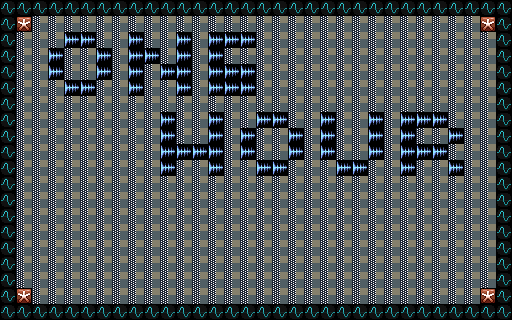

This is a level from a 2D game, rendered from its Tiled map with the project's own tilesets. A one-line summary and the complete map file follow:
An orthogonal 32x20 tile map with 16x16 px tiles, 1 tile layer (Tile Layer 1).

<map version="1.2" tiledversion="1.3.4" orientation="orthogonal" renderorder="right-down" compressionlevel="0" width="32" height="20" tilewidth="16" tileheight="16" infinite="0" nextlayerid="2" nextobjectid="1">
 <editorsettings>
  <export target="floor.js" format="js" />
 </editorsettings>
 <tileset firstgid="1" source="botb-spritesheet.tsx" />
 <layer id="1" name="Tile Layer 1" width="32" height="20">
  <data encoding="csv">
125,125,125,125,125,125,125,125,125,125,125,125,125,125,125,125,125,125,125,125,125,125,125,125,125,125,125,125,125,125,125,125,
125,307,342,342,342,342,342,342,342,342,342,342,342,342,342,342,342,342,342,342,342,342,342,342,342,342,342,342,342,342,307,125,
125,342,342,342,11,11,342,342,11,342,342,11,342,11,11,11,342,342,342,342,342,342,342,342,342,342,342,342,342,342,342,125,
125,342,342,11,342,342,11,342,11,11,342,11,342,11,342,342,342,342,342,342,342,342,342,342,342,342,342,342,342,342,342,125,
125,342,342,11,342,342,11,342,11,342,11,11,342,11,11,11,342,342,342,342,342,342,342,342,342,342,342,342,342,342,342,125,
125,342,342,342,11,11,342,342,11,342,342,11,342,11,11,11,342,342,342,342,342,342,342,342,342,342,342,342,342,342,342,125,
125,342,342,342,342,342,342,342,342,342,342,342,342,342,342,342,342,342,342,342,342,342,342,342,342,342,342,342,342,342,342,125,
125,342,342,342,342,342,342,342,342,342,11,342,342,11,342,342,11,11,342,342,11,342,342,11,342,11,11,11,342,342,342,125,
125,342,342,342,342,342,342,342,342,342,11,342,342,11,342,11,342,342,11,342,11,342,342,11,342,11,342,342,11,342,342,125,
125,342,342,342,342,342,342,342,342,342,11,11,11,11,342,11,342,342,11,342,11,342,342,11,342,11,11,11,342,342,342,125,
125,342,342,342,342,342,342,342,342,342,11,342,342,11,342,342,11,11,342,342,342,11,11,342,342,11,342,342,11,342,342,125,
125,342,342,342,342,342,342,342,342,342,342,342,342,342,342,342,342,342,342,342,342,342,342,342,342,342,342,342,342,342,342,125,
125,342,342,342,342,342,342,342,342,342,342,342,342,342,342,342,342,342,342,342,342,342,342,342,342,342,342,342,342,342,342,125,
125,342,342,342,342,342,342,342,342,342,342,342,342,342,342,342,342,342,342,342,342,342,342,342,342,342,342,342,342,342,342,125,
125,342,342,342,342,342,342,342,342,342,342,342,342,342,342,342,342,342,342,342,342,342,342,342,342,342,342,342,342,342,342,125,
125,342,342,342,342,342,342,342,342,342,342,342,342,342,342,342,342,342,342,342,342,342,342,342,342,342,342,342,342,342,342,125,
125,342,342,342,342,342,342,342,342,342,342,342,342,342,342,342,342,342,342,342,342,342,342,342,342,342,342,342,342,342,342,125,
125,342,342,342,342,342,342,342,342,342,342,342,342,342,342,342,342,342,342,342,342,342,342,342,342,342,342,342,342,342,342,125,
125,307,342,342,342,342,342,342,342,342,342,342,342,342,342,342,342,342,342,342,342,342,342,342,342,342,342,342,342,342,307,125,
125,125,125,125,125,125,125,125,125,125,125,125,125,125,125,125,125,125,125,125,125,125,125,125,125,125,125,125,125,125,125,125
</data>
 </layer>
</map>
